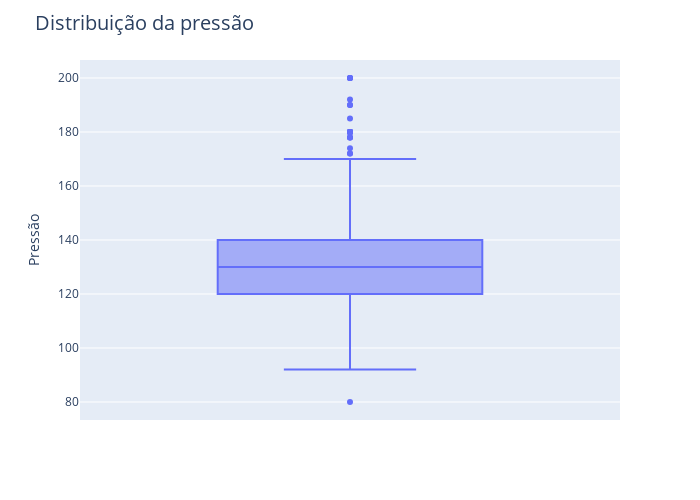

Here is the notebook cell this chart was saved with:
### Markdown cell above
**Pressão sanguínea em repouso**

### Code cell
boxplot = px.box(df2, y='RestingBP')

boxplot.update_layout(
    title='Distribuição da pressão',
    width=700,
    height=500,
    title_font_size=20,
    font=dict(size=12),
    xaxis_title=None,
    yaxis_title='Pressão',
)
boxplot.show()

### Figure 1 — Plotly figure (JSON) as saved in the notebook; plotly's stock layout.template omitted (floating-point values rounded to 4 significant figures; data arrays with more than 128 entries replaced by an {"elided": "..."} marker saying what was removed)
{"data": [{"alignmentgroup": "True", "hovertemplate": "RestingBP=%{y}<extra></extra>", "legendgroup": "", "marker": {"color": "#636efa"}, "name": "", "notched": false, "offsetgroup": "", "orientation": "v", "showlegend": false, "type": "box", "x0": " ", "xaxis": "x", "y": {"elided": "917 int values"}, "y0": " ", "yaxis": "y"}], "layout": {"boxmode": "group", "font": {"size": 12}, "height": 500, "legend": {"tracegroupgap": 0}, "margin": {"t": 60}, "title": {"font": {"size": 20}, "text": "Distribuição da pressão"}, "width": 700, "xaxis": {"anchor": "y", "domain": [0, 1], "title": {}}, "yaxis": {"anchor": "x", "domain": [0, 1], "title": {"text": "Pressão"}}}}
